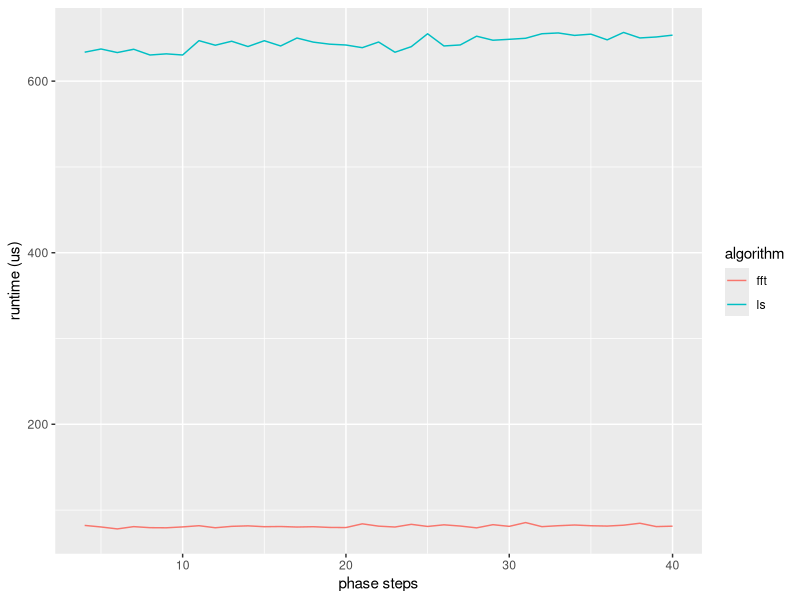
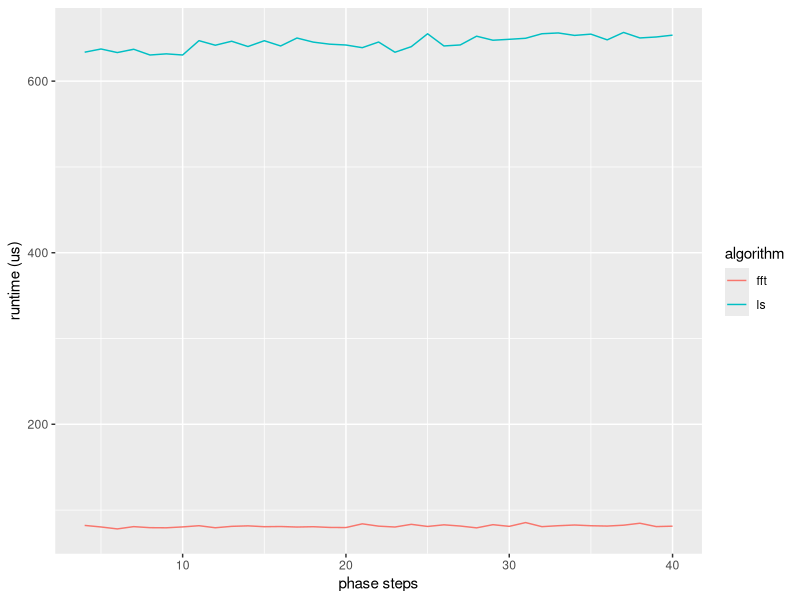

Write the R code that produced these figures, in order.
#!/usr/bin/env Rscript

library(microbenchmark)
library(data.table)
library(ggplot2)

fft_fit = function(curve) {
    n = length(curve)
    fft_coefficients = fft(curve)
    constant = Re(fft_coefficients[[1]])
    first = fft_coefficients[[2]]
    return(data.table(constant=constant / n,
                      phase=Arg(first),
                      visibility=2 * Mod(first) / constant))
}

ls_fit = function(curve) {
    n = length(curve)
    angles = 2 * pi / n * (0:(n - 1))
    fit_matrix = cbind(cos(angles), sin(angles))
    curve[curve == 0] = 0.01 #avoid zero division
    coefficients = coef(lm(curve ~ fit_matrix, weights=1/curve))
    constant = coefficients[[1]]
    b = coefficients[[3]]
    a = coefficients[[2]]
    return(data.table(constant=constant,
                      phase=atan(-b / a),
                      visibility=(
                        sqrt(a^2 + b^2) / constant)))
}

phase_stepping_curve = function(constant, visibility, phase, steps) {
    angles = 2 * pi / steps * (0:(steps - 1))
    period = 2 * pi / steps
    xs = 0:(steps - 1)
    angles = period * xs + phase
    curve = constant * (1 + visibility * cos(angles))
    return(rpois(n=length(curve), curve))
}

curve = phase_stepping_curve(constant=1000,
                             visibility=0.5,
                             phase=0,
                             steps=10)

steps = seq(4, 40)
curve_list = lapply(steps,
                    phase_stepping_curve, constant=1000,
                    visibility=0.5, phase=0)

#print(curve_list)

fft_list = lapply(curve_list, function(x) call(name="fft_fit", x))
ls_list = lapply(curve_list, function(x) call(name="ls_fit", x))

fft_benchmark = data.table(summary(microbenchmark(list=fft_list, times=1000)))
ls_benchmark = data.table(summary(microbenchmark(list=ls_list, times=1000)))

fft_benchmark$algorithm = "fft"
ls_benchmark$algorithm = "ls"
fft_benchmark$steps = steps
ls_benchmark$steps = steps

benchmark = rbind(fft_benchmark, ls_benchmark)
print(benchmark)
plot = ggplot(benchmark,
              aes(x=steps,
                  y=median,
                  color=algorithm),
              group=type) + geom_line() + ylab(
              "runtime (us)") + xlab(
              "phase steps")

warnings()
x11(width=20, height=12)
print(plot)
ggsave("benchmark_fft_ls.pdf", plot)
message("Press Return To Continue")
invisible(readLines("stdin", n=1))
